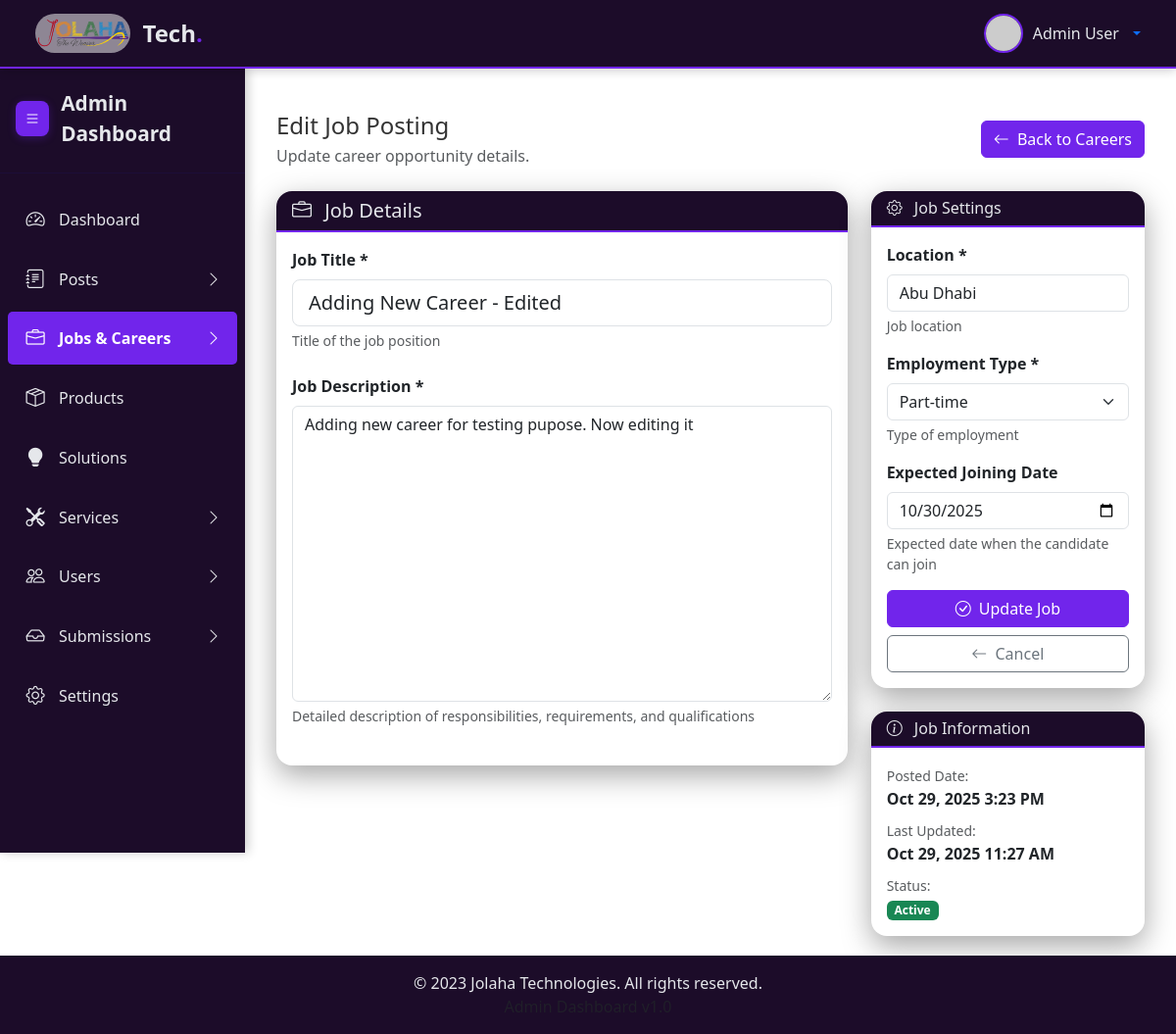
Page /admin/careers.php?source=edit_career&id=2 on the earlier database version.
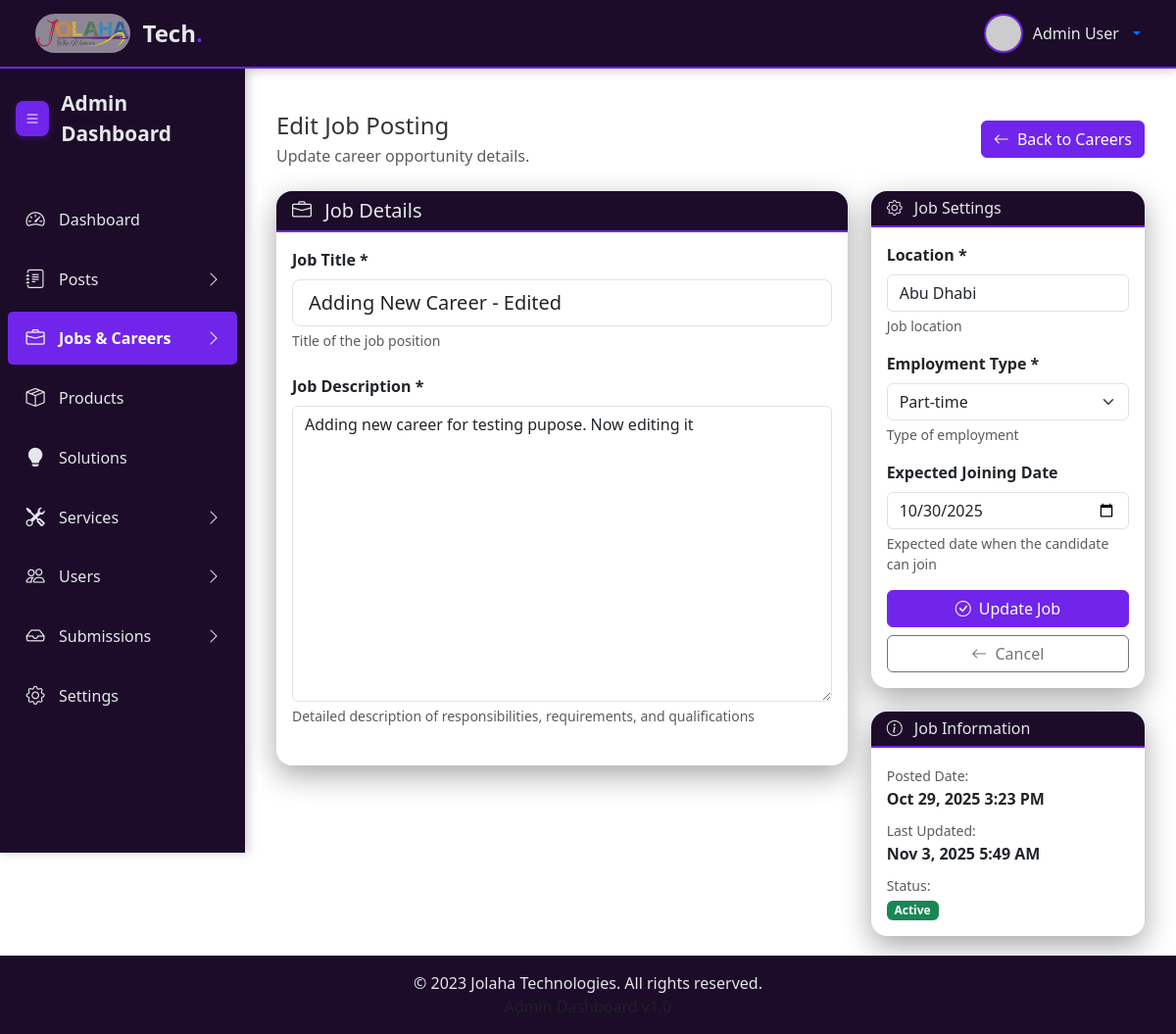
Same page on the later database version.
### tables this page shows
CREATE TABLE `careers` (
  `job_id` int(11) NOT NULL,
  `job_title` varchar(255) NOT NULL,
  `job_description` text NOT NULL,
  `location` varchar(255) NOT NULL,
  `employment_type` enum('full-time','part-time','contract') NOT NULL,
  `joining_date` date DEFAULT NULL,
  `posted_date` datetime DEFAULT current_timestamp(),
  `is_active` tinyint(1) DEFAULT 1,
  `created_at` timestamp NOT NULL DEFAULT current_timestamp(),
  `updated_at` timestamp NOT NULL DEFAULT current_timestamp() ON UPDATE current_timestamp()
);

### admin/includes/admin-functions.php (called while the page is built, shortened)
<?php
function get_career_by_id($job_id) {
    global $connection;
    try {
        $stmt = $connection->prepare("SELECT * FROM careers WHERE job_id = :job_id");
        $stmt->execute([':job_id' => $job_id]);
        return $stmt->fetch(PDO::FETCH_ASSOC);
    } catch (Exception $e) {
        error_log('Get career by ID error: ' . $e->getMessage());
        return false;
    }
}
?>

### admin/includes/edit_career.php (the view, shortened to what the changed rows need)
<?php
    $job_id = isset($_GET['id']) ? intval($_GET['id']) : 0;
    $career = get_career_by_id($job_id);
?>
<div class="main-content" id="mainContent">
    <div class="container-fluid">
        <div class="row mb-4">
            <div class="col-12 d-flex justify-content-between align-items-center">
                <div>
                    <h2 class="h4 mb-1">Edit Job Posting</h2>
                    <p class="text-muted mb-0">Update career opportunity details.</p>
                </div>
                <a href="./careers.php" class="btn btn-primary"><i class="bi bi-arrow-left me-1"></i> Back to Careers</a>
            </div>
        </div>
        <form method="POST" action="" id="careerForm">
            <div class="row">
                <div class="col-lg-8">
                    <div class="card">
                        <div class="card-header">
                            <h5 class="card-title mb-0">
                                <i class="bi bi-briefcase me-2"></i>
                                Job Details
                            </h5>
                        </div>
                        <div class="card-body">
                            <div class="mb-4">
                                <label for="job_title" class="form-label fw-semibold">Job Title *</label>
                                <input type="text" id="job_title" name="job_title" class="form-control form-control-lg"
                                    value="<?php echo htmlspecialchars($career['job_title']); ?>"
                                    placeholder="Enter job title" required>
                                <div class="form-text">Title of the job position</div>
                            </div>
                            <div class="mb-4">
                                <label for="job_description" class="form-label fw-semibold">Job Description *</label>
                                <textarea id="job_description" name="job_description" class="form-control"
                                    rows="12" placeholder="Enter detailed job description..." required><?php echo htmlspecialchars($career['job_description']); ?></textarea>
                                <div class="form-text">Detailed description of responsibilities, requirements, and qualifications</div>
                            </div>
                        </div>
                    </div>
                </div>
                <div class="col-lg-4">
                    <div class="card mb-4">
                        <div class="card-header">
                            <h6 class="card-title mb-0">
                                <i class="bi bi-gear me-2"></i>
                                Job Settings
                            </h6>
                        </div>
                        <div class="card-body">
                            <div class="mb-3">
                                <label for="location" class="form-label fw-semibold">Location *</label>
                                <input type="text" id="location" name="location" class="form-control"
                                    value="<?php echo htmlspecialchars($career['location']); ?>"
                                    placeholder="e.g., New York, NY" required>
                                <div class="form-text">Job location</div>
                            </div>
                            <div class="mb-3">
                                <label for="employment_type" class="form-label fw-semibold">Employment Type *</label>
                                <select id="employment_type" name="employment_type" class="form-select" required>
                                    <option value="part-time" <?php echo ($career['employment_type'] == 'part-time') ? 'selected' : ''; ?>>Part-time</option>
                                </select>
                                <div class="form-text">Type of employment</div>
                            </div>
                            <div class="mb-3">
                                <label for="joining_date" class="form-label fw-semibold">Expected Joining Date</label>
                                <input type="date" id="joining_date" name="joining_date" class="form-control"
                                    value="<?php echo htmlspecialchars($career['joining_date']); ?>">
                                <div class="form-text">Expected date when the candidate can join</div>
                            </div>
                            <div class="d-grid gap-2">
                                <button type="submit" class="btn btn-primary">
                                    <i class="bi bi-check-circle me-1"></i> Update Job
                                </button>
                                <a href="./careers.php" class="btn btn-outline-secondary">
                                    <i class="bi bi-arrow-left me-1"></i> Cancel
                                </a>
                            </div>
                        </div>
                    </div>
                    <div class="card">
                        <div class="card-header">
                            <h6 class="card-title mb-0">
                                <i class="bi bi-info-circle me-2"></i>
                                Job Information
                            </h6>
                        </div>
                        <div class="card-body">
                            <div class="mb-2">
                                <small class="text-muted">Posted Date:</small>
                                <div class="fw-semibold"><?php echo date('M j, Y g:i A', strtotime($career['posted_date'])); ?></div>
                            </div>
                            <div class="mb-2">
                                <small class="text-muted">Last Updated:</small>
                                <div class="fw-semibold"><?php echo date('M j, Y g:i A', strtotime($career['updated_at'])); ?></div>
                            </div>
                            <div>
                                <small class="text-muted">Status:</small>
                                <div>
                                    <span class="badge bg-<?php echo $career['is_active'] ? 'success' : 'secondary'; ?>">
                                        <?php echo $career['is_active'] ? 'Active' : 'Inactive'; ?>
                                    </span>
                                </div>
                            </div>
                        </div>
                    </div>
                </div>
            </div>
        </form>
    </div>
</div>

Differences in the rows shown:
changed careers "Adding New Career - Edited": updated_at "Oct 29, 2025 11:27 AM" → "Nov 3, 2025 5:49 AM"
